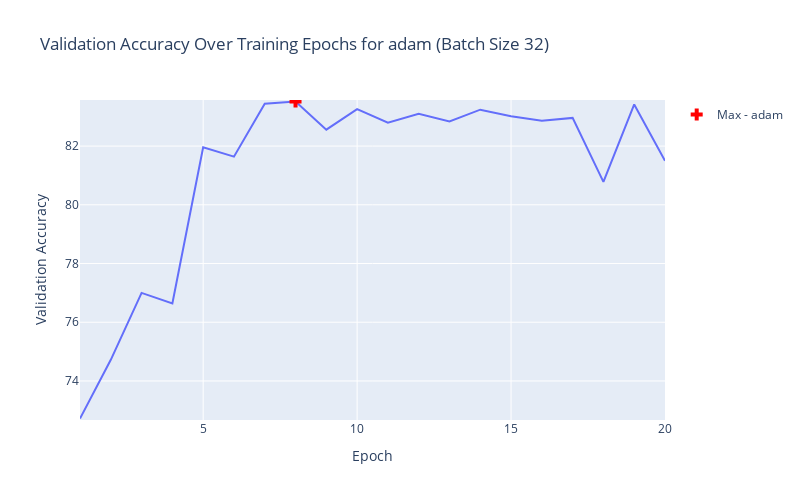
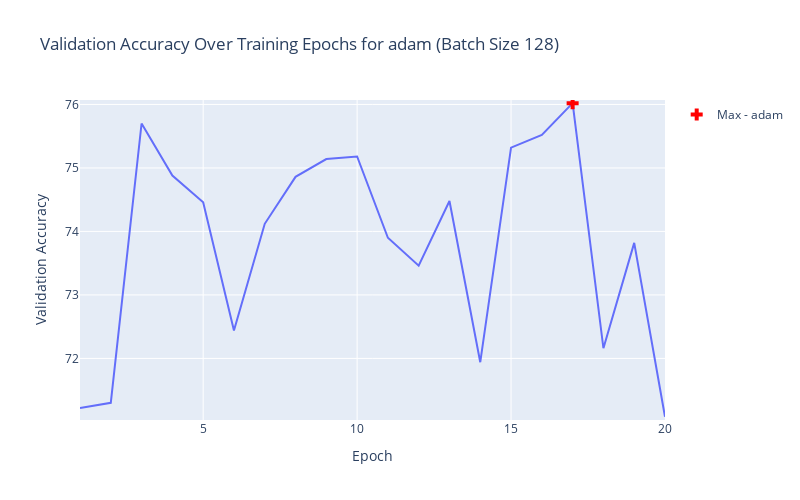
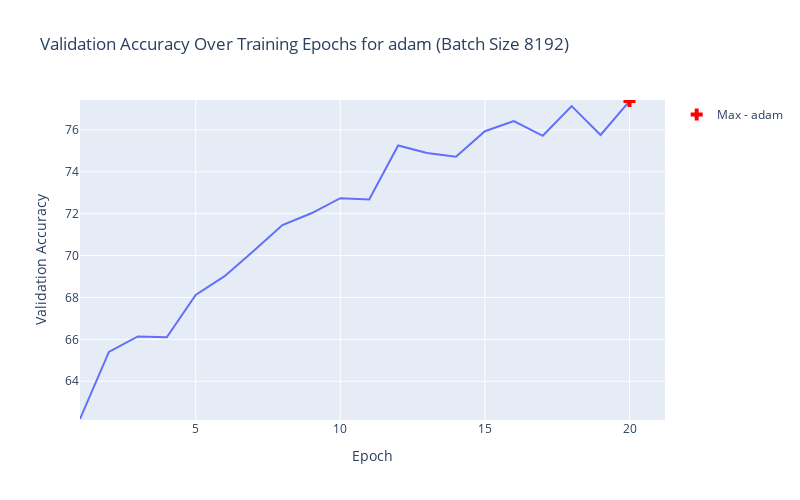
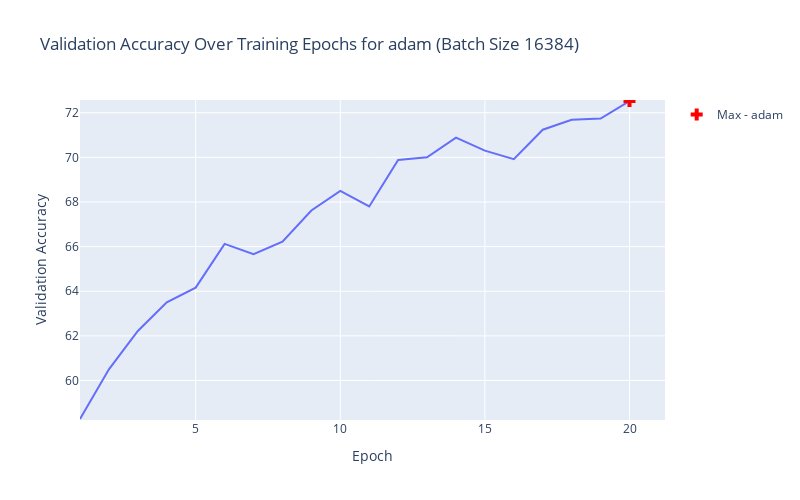

Here is the notebook cell these charts were saved with, in order:
### Markdown cell above
# Validation accuracy over training epochs

### Code cell
import plotly.graph_objects as go

# Compute max points for each optimizer and batch size
max_points = {}

for (optimizer, batch_size), df_subset in status_all.groupby(["optimizer", "batch_size"]):
    max_idx = df_subset["val_accuracy"].idxmax()
    max_epoch = df_subset.loc[max_idx, "epoch"]
    max_val = df_subset.loc[max_idx, "val_accuracy"]
    min_val = df_subset["val_accuracy"].min()
    max_points[(optimizer, batch_size)] = (max_epoch, max_val, min_val)

# Create separate plots for each optimizer and batch size
figs = []

for (optimizer, batch_size), df_filtered in status_all.groupby(["optimizer", "batch_size"]):
    fig = px.line(
        df_filtered,
        x="epoch",
        y="val_accuracy",
        title=f"Validation Accuracy Over Training Epochs for {optimizer} (Batch Size {batch_size})",
        labels={"val_accuracy": "Validation Accuracy", "epoch": "Epoch"},
        width=800, height=500
    )
    
    # Adjust y-axis range based on min and max values
    max_epoch, max_val, min_val = max_points.get((optimizer, batch_size), (None, None, None))
    if max_val is not None and min_val is not None:
        fig.update_yaxes(range=[min_val - 0.05, max_val + 0.05])
    
    # Add max value marker
    if max_epoch is not None:
        fig.add_trace(go.Scatter(
            x=[max_epoch],
            y=[max_val],
            mode="markers",
            marker=dict(size=10, color="red", symbol="cross"),
            name=f"Max - {optimizer}"
        ))
    
    figs.append((fig, optimizer, batch_size))

# Display all figures
for fig, opt, batch_size in figs:
    fig.show()
    fig.write_image(f"./results/plots/training_epoch_accuracy/{opt}_{batch_size}.png")

### Figure 1 — Plotly figure (JSON) as saved in the notebook; plotly's stock layout.template omitted (floating-point values rounded to 4 significant figures)
{"data": [{"hovertemplate": "Epoch=%{x}<br>Validation Accuracy=%{y}<extra></extra>", "legendgroup": "", "line": {"color": "#636efa", "dash": "solid"}, "marker": {"symbol": "circle"}, "mode": "lines", "name": "", "orientation": "v", "showlegend": false, "type": "scatter", "x": [1, 2, 3, 4, 5, 6, 7, 8, 9, 10, 11, 12, 13, 14, 15, 16, 17, 18, 19, 20], "xaxis": "x", "y": [72.72, 74.72, 77.0, 76.64, 81.96, 81.64, 83.44, 83.52, 82.56, 83.26, 82.8, 83.1, 82.84, 83.24, 83.02, 82.86, 82.96, 80.78, 83.42, 81.5], "yaxis": "y"}, {"marker": {"color": "red", "size": 10, "symbol": "cross"}, "mode": "markers", "name": "Max - adam", "type": "scatter", "x": [8], "y": [83.52]}], "layout": {"height": 500, "legend": {"tracegroupgap": 0}, "title": {"text": "Validation Accuracy Over Training Epochs for adam (Batch Size 32)"}, "width": 800, "xaxis": {"anchor": "y", "domain": [0, 1], "title": {"text": "Epoch"}}, "yaxis": {"anchor": "x", "domain": [0, 1], "range": [72.67, 83.57], "title": {"text": "Validation Accuracy"}}}}

### Figure 2 — Plotly figure (JSON) as saved in the notebook; plotly's stock layout.template omitted (floating-point values rounded to 4 significant figures)
{"data": [{"hovertemplate": "Epoch=%{x}<br>Validation Accuracy=%{y}<extra></extra>", "legendgroup": "", "line": {"color": "#636efa", "dash": "solid"}, "marker": {"symbol": "circle"}, "mode": "lines", "name": "", "orientation": "v", "showlegend": false, "type": "scatter", "x": [1, 2, 3, 4, 5, 6, 7, 8, 9, 10, 11, 12, 13, 14, 15, 16, 17, 18, 19, 20], "xaxis": "x", "y": [71.22, 71.3, 75.7, 74.88, 74.46, 72.44, 74.12, 74.86, 75.14, 75.18, 73.9, 73.46, 74.48, 71.94, 75.32, 75.52, 76.02, 72.16, 73.82, 71.08], "yaxis": "y"}, {"marker": {"color": "red", "size": 10, "symbol": "cross"}, "mode": "markers", "name": "Max - adam", "type": "scatter", "x": [17], "y": [76.02]}], "layout": {"height": 500, "legend": {"tracegroupgap": 0}, "title": {"text": "Validation Accuracy Over Training Epochs for adam (Batch Size 128)"}, "width": 800, "xaxis": {"anchor": "y", "domain": [0, 1], "title": {"text": "Epoch"}}, "yaxis": {"anchor": "x", "domain": [0, 1], "range": [71.03, 76.07], "title": {"text": "Validation Accuracy"}}}}

### Figure 3 — Plotly figure (JSON) as saved in the notebook; plotly's stock layout.template omitted (floating-point values rounded to 4 significant figures)
{"data": [{"hovertemplate": "Epoch=%{x}<br>Validation Accuracy=%{y}<extra></extra>", "legendgroup": "", "line": {"color": "#636efa", "dash": "solid"}, "marker": {"symbol": "circle"}, "mode": "lines", "name": "", "orientation": "v", "showlegend": false, "type": "scatter", "x": [1, 2, 3, 4, 5, 6, 7, 8, 9, 10, 11, 12, 13, 14, 15, 16, 17, 18, 19, 20], "xaxis": "x", "y": [62.2, 65.4, 66.14, 66.1, 68.12, 69.02, 70.22, 71.46, 72.02, 72.74, 72.68, 75.26, 74.9, 74.72, 75.94, 76.42, 75.72, 77.14, 75.76, 77.38], "yaxis": "y"}, {"marker": {"color": "red", "size": 10, "symbol": "cross"}, "mode": "markers", "name": "Max - adam", "type": "scatter", "x": [20], "y": [77.38]}], "layout": {"height": 500, "legend": {"tracegroupgap": 0}, "title": {"text": "Validation Accuracy Over Training Epochs for adam (Batch Size 8192)"}, "width": 800, "xaxis": {"anchor": "y", "domain": [0, 1], "title": {"text": "Epoch"}}, "yaxis": {"anchor": "x", "domain": [0, 1], "range": [62.15, 77.43], "title": {"text": "Validation Accuracy"}}}}

### Figure 4 — Plotly figure (JSON) as saved in the notebook; plotly's stock layout.template omitted (floating-point values rounded to 4 significant figures)
{"data": [{"hovertemplate": "Epoch=%{x}<br>Validation Accuracy=%{y}<extra></extra>", "legendgroup": "", "line": {"color": "#636efa", "dash": "solid"}, "marker": {"symbol": "circle"}, "mode": "lines", "name": "", "orientation": "v", "showlegend": false, "type": "scatter", "x": [1, 2, 3, 4, 5, 6, 7, 8, 9, 10, 11, 12, 13, 14, 15, 16, 17, 18, 19, 20], "xaxis": "x", "y": [58.28, 60.5, 62.22, 63.5, 64.16, 66.12, 65.66, 66.22, 67.62, 68.5, 67.8, 69.88, 70.0, 70.88, 70.3, 69.92, 71.24, 71.68, 71.74, 72.52], "yaxis": "y"}, {"marker": {"color": "red", "size": 10, "symbol": "cross"}, "mode": "markers", "name": "Max - adam", "type": "scatter", "x": [20], "y": [72.52]}], "layout": {"height": 500, "legend": {"tracegroupgap": 0}, "title": {"text": "Validation Accuracy Over Training Epochs for adam (Batch Size 16384)"}, "width": 800, "xaxis": {"anchor": "y", "domain": [0, 1], "title": {"text": "Epoch"}}, "yaxis": {"anchor": "x", "domain": [0, 1], "range": [58.23, 72.57], "title": {"text": "Validation Accuracy"}}}}
